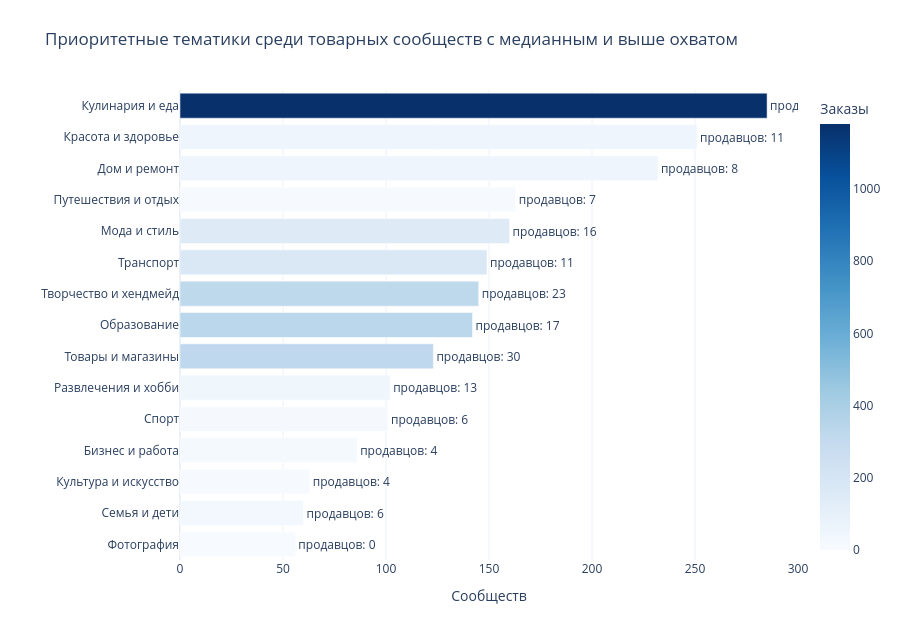

Notebook code for this chart:
### Code cell
target_themes = targets.groupby('Тематика').agg(
    Сообществ=('ID бизнеса', 'size'),
    Медиана_подписчиков=('Число подписчиков', 'median'),
    Каталог=('Есть каталог', 'mean'),
    Чекаут=('Есть чекаут', 'mean'),
    Продавцы=('Есть заказы', 'sum'),
    Заказы=('Заказы через чекаут', 'sum'),
    GMV=('GMV через чекаут, ₽', 'sum'),
).reset_index()
target_themes['Каталог, %'] = target_themes['Каталог'] * 100
target_themes['Чекаут, %'] = target_themes['Чекаут'] * 100
target_themes = target_themes.nlargest(15, 'Сообществ')
fig = px.bar(
    target_themes.sort_values('Сообществ'),
    x='Сообществ',
    y='Тематика',
    orientation='h',
    color='Заказы',
    text='Продавцы',
    color_continuous_scale='Blues',
    hover_data={'Медиана_подписчиков': ':,', 'Каталог, %': ':.1f', 'Чекаут, %': ':.1f', 'GMV': ':,'},
    title='Приоритетные тематики среди товарных сообществ с медианным и выше охватом',
    labels={'Сообществ': 'Сообществ', 'Тематика': ''},
)
fig.update_traces(texttemplate='продавцов: %{text}', textposition='outside')
fig.update_layout(template='plotly_white', height=620, margin=dict(l=180, r=80, t=90, b=60))
fig.show(config={'displaylogo': False, 'responsive': True})

### Figure 1 — Plotly figure (JSON) as saved in the notebook; plotly's stock layout.template omitted (floating-point values rounded to 4 significant figures)
{"data": [{"customdata": [[1300.0, 100.0, 89.29, 0.0], [1950.0, 100.0, 90.0, 37020.0], [1300.0, 100.0, 93.65, 33990.0], [1500.0, 100.0, 81.4, 11090.0], [2300.0, 100.0, 91.09, 62770.0], [1800.0, 100.0, 92.16, 184800.0], [1800.0, 100.0, 91.06, 1557000.0], [1800.0, 100.0, 77.46, 631600.0], [2000.0, 100.0, 88.28, 256200.0], [2000.0, 100.0, 96.64, 966300.0], [2500.0, 100.0, 88.12, 538900.0], [2300.0, 100.0, 91.41, 54640.0], [1900.0, 100.0, 90.95, 306700.0], [1700.0, 100.0, 87.65, 431900.0], [1800.0, 100.0, 84.56, 2392000.0]], "hovertemplate": "Сообществ=%{x}<br>=%{y}<br>Продавцы=%{text}<br>Медиана_подписчиков=%{customdata[0]:,}<br>Каталог, %=%{customdata[1]:.1f}<br>Чекаут, %=%{customdata[2]:.1f}<br>GMV=%{customdata[3]:,}<br>Заказы=%{marker.color}<extra></extra>", "legendgroup": "", "marker": {"color": [0, 29, 5, 16, 14, 47, 320, 334, 324, 173, 149, 7, 54, 55, 1180], "coloraxis": "coloraxis", "pattern": {"shape": ""}}, "name": "", "orientation": "h", "showlegend": false, "text": [0.0, 6.0, 4.0, 4.0, 6.0, 13.0, 30.0, 17.0, 23.0, 11.0, 16.0, 7.0, 8.0, 11.0, 60.0], "textposition": "outside", "texttemplate": "продавцов: %{text}", "type": "bar", "x": [56, 60, 63, 86, 101, 102, 123, 142, 145, 149, 160, 163, 232, 251, 285], "xaxis": "x", "y": ["Фотография", "Семья и дети", "Культура и искусство", "Бизнес и работа", "Спорт", "Развлечения и хобби", "Товары и магазины", "Образование", "Творчество и хендмейд", "Транспорт", "Мода и стиль", "Путешествия и отдых", "Дом и ремонт", "Красота и здоровье", "Кулинария и еда"], "yaxis": "y"}], "layout": {"barmode": "relative", "coloraxis": {"colorbar": {"title": {"text": "Заказы"}}, "colorscale": [[0.0, "rgb(247,251,255)"], [0.125, "rgb(222,235,247)"], [0.25, "rgb(198,219,239)"], [0.375, "rgb(158,202,225)"], [0.5, "rgb(107,174,214)"], [0.625, "rgb(66,146,198)"], [0.75, "rgb(33,113,181)"], [0.875, "rgb(8,81,156)"], [1.0, "rgb(8,48,107)"]]}, "height": 620, "legend": {"tracegroupgap": 0}, "margin": {"b": 60, "l": 180, "r": 80, "t": 90}, "title": {"text": "Приоритетные тематики среди товарных сообществ с медианным и выше охватом"}, "xaxis": {"anchor": "y", "domain": [0.0, 1.0], "title": {"text": "Сообществ"}}, "yaxis": {"anchor": "x", "domain": [0.0, 1.0], "title": {"text": ""}}}}
